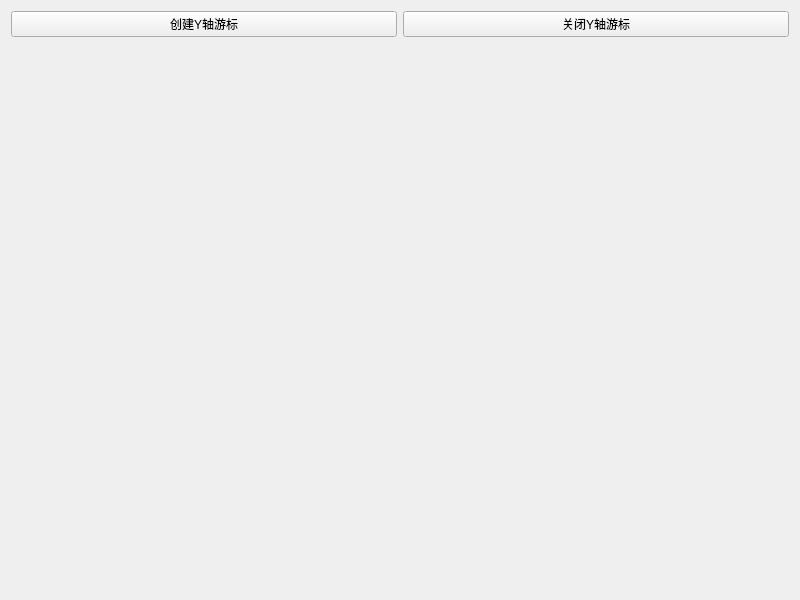
<?xml version="1.0" encoding="UTF-8"?>
<ui version="4.0">
 <class>Widget</class>
 <widget class="QWidget" name="Widget">
  <property name="geometry">
   <rect>
    <x>0</x>
    <y>0</y>
    <width>800</width>
    <height>600</height>
   </rect>
  </property>
  <property name="windowTitle">
   <string>Widget</string>
  </property>
  <layout class="QGridLayout" name="gridLayout">
   <item row="0" column="0">
    <layout class="QHBoxLayout" name="horizontalLayout">
     <item>
      <widget class="QPushButton" name="pushButton_2">
       <property name="text">
        <string>创建Y轴游标</string>
       </property>
      </widget>
     </item>
     <item>
      <widget class="QPushButton" name="pushButton">
       <property name="text">
        <string>关闭Y轴游标</string>
       </property>
      </widget>
     </item>
    </layout>
   </item>
   <item row="1" column="0">
    <widget class="HeyPlot" name="heyplot" native="true"/>
   </item>
  </layout>
 </widget>
 <customwidgets>
  <customwidget>
   <class>HeyPlot</class>
   <extends>QWidget</extends>
   <header>heyplot.h</header>
   <container>1</container>
  </customwidget>
 </customwidgets>
 <resources/>
 <connections/>
</ui>
